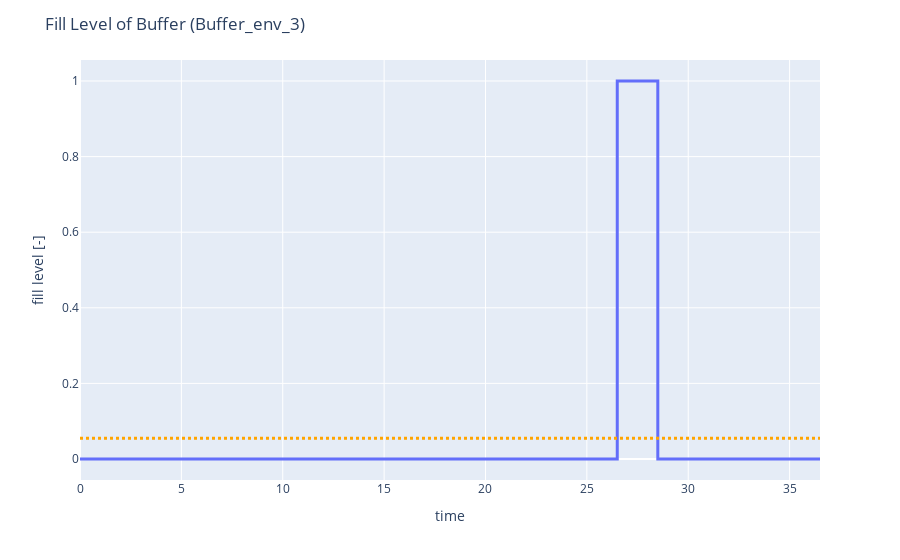

The code cell stored with this chart in its notebook:
### Code cell
fig = buffer.stat_monitor.draw_fill_level()

### Figure 1 — Plotly figure (JSON) as saved in the notebook; plotly's stock layout.template omitted (floating-point values rounded to 4 significant figures)
{"data": [{"hovertemplate": "x=%{x}<br>y=%{y}<extra></extra>", "legendgroup": "", "line": {"color": "#636efa", "dash": "solid", "shape": "vh", "width": 3}, "marker": {"symbol": "circle"}, "mode": "lines", "name": "", "orientation": "v", "showlegend": false, "type": "scatter", "x": [0, 4.5, 11.5, 15.5, 24.5, 26.5, 28.5, 36.5], "xaxis": "x", "y": [0, 0, 0, 0, 0, 0, 1, 0], "yaxis": "y"}], "layout": {"legend": {"tracegroupgap": 0}, "margin": {"t": 60}, "shapes": [{"line": {"color": "orange", "dash": "dot", "width": 3}, "type": "line", "x0": 0, "x1": 1, "xref": "x domain", "y0": 0.05479, "y1": 0.05479, "yref": "y"}], "title": {"text": "Fill Level of Buffer (Buffer_env_3)"}, "xaxis": {"anchor": "y", "domain": [0, 1], "title": {"text": "time"}}, "yaxis": {"anchor": "x", "domain": [0, 1], "title": {"text": "fill level [-]"}}}}
